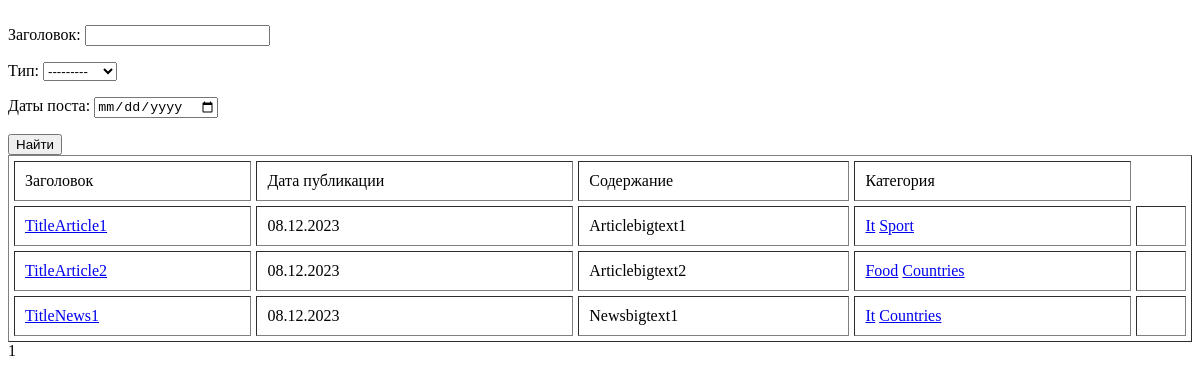
Page /news/search/ on the earlier database version.
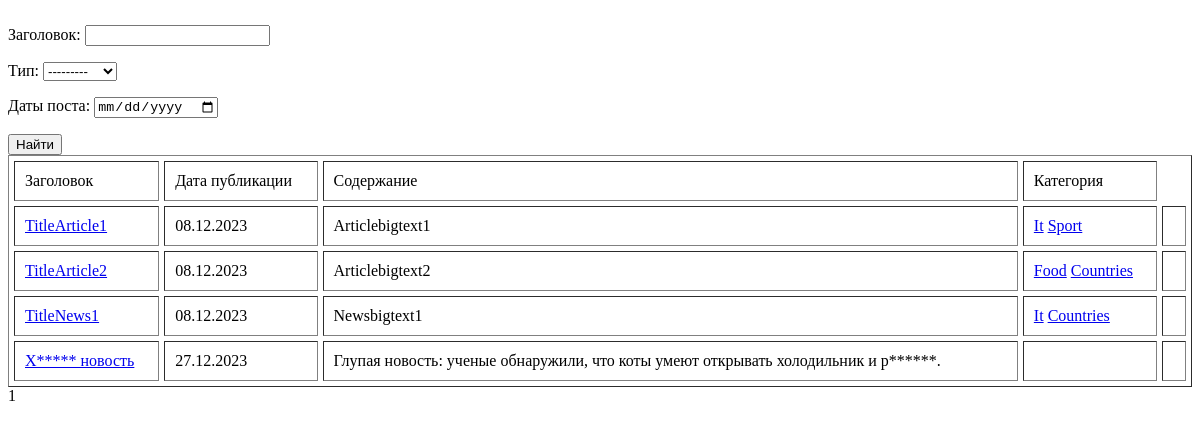
Same page on the later database version.
### news_portal/models.py (models this page shows, shortened)
class Post(models.Model):
    author= models.ForeignKey(Author, on_delete=models.CASCADE) #Поле 1 ко многим с таблицей Автор
    news='NW'
    article='AR'
    CATEGORY_CHOICES=(
        (news,'Новость'),
        (article,'Статья')
    )
    categoryType=models.CharField(max_length=2, choices=CATEGORY_CHOICES,default=article) #Поле категории(с возможностью выбрать из 2х вариантов)
    dateCreation=models.DateTimeField(auto_now_add=True)
    postCategory=models.ManyToManyField(Category, through='PostCategory')
    title=models.CharField(max_length=128)
    text=models.TextField()
    rating=models.SmallIntegerField(default=0)

class Category(models.Model):
    name=models.CharField(max_length=64, unique=True)
    def __str__(self):
        return self.name.title()

### news_portal/views.py (the view)
# urls.py: path('search/', SearchList.as_view(), name='search'),
class SearchList(ListView):
    model= Post
    template_name = 'news_search.html'
    context_object_name = 'search'
    paginate_by = 5
    def get_filter(self):
        return NewsFilter(self.request.GET, queryset=super().get_queryset())
    def get_queryset(self):
        return self.get_filter().qs
    def get_context_data(self, **kwargs):
        context = super().get_context_data(**kwargs)
        context['filterset'] = self.get_filter()
        return context

### news_portal/templatetags/custom_filters.py (called while the page is built)
@register.filter()
def censor(textnews):
    word_list = textnews.split(' ')
    for idx, value in enumerate(word_list):
        if value:
            if value[0].lower() in DIRTY_WORDS.keys():
                for el in DIRTY_WORDS[value[0].lower()]:
                    if el in value.lower():
                        corrected = value[0] + '*' * (len(el)-1) + value[len(el):] #Меняем слово на букву + звёздочки
                        word_list[idx] = corrected #Заменяем в исходном тексте на отформатированный вариант
    return ' '.join(word_list)

### templates/news_search.html (shortened to what this page needs)
{% extends 'flatpages/default.html' %}
{% load custom_filters %}
{% load custom_tags %}
{% block content %}
<form action="" method="get">
   {{ filterset.form.as_p }}
   <input type="submit" class="btn btn-dark" value="Найти" />
</form>
{% if search %}
       <table cellspacing="5" cellpadding="10" border="1" width="100%">
           <tr>
               <td>Заголовок</td>
               <td>Дата публикации</td>
               <td>Содержание</td>
               <td>Категория</td>
           </tr>
          {% for search_p in search %}
           <tr>
               <td><a href="{% url 'post_detail' search_p.id %}">{{ search_p.title|censor}}</a></td>
               <td>{{ search_p.dateCreation|date:'d.m.Y'}}</td>
               <td>{{ search_p.text|truncatewords:20|censor }}</td>
               <td>
                    {% for category in search_p.postCategory.all %}
                    <a href="{% url 'category_list' category.id %}">{{category}}</a>
                    {% endfor %}
               </td>
               <td>
               </td>
           </tr>
           {% endfor %}
       </table>
   {% else %}
       <h2>Публикаций нет!</h2>
   {% endif %}
{{ page_obj.number }}
{% endblock content %}

Differences in the rows shown:
added Post: title|censor "Х***** новость", dateCreation "27.12.2023", text|censor "Глупая новость: ученые обнаружили, что коты умеют открывать холодильник и р******."
